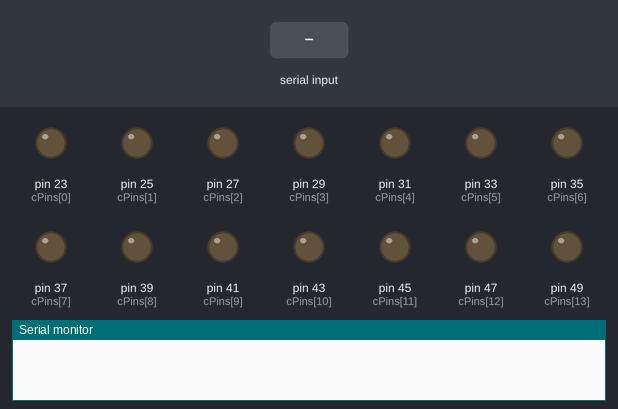
The sketch below on a simulated Arduino Mega 2560, built with avr-gcc and run on an emulated ATmega2560. On the bench: output pins drawn as LEDs (lit = HIGH), the last lines printed to the serial monitor. The test bench sets the inputs (shaded band).

Above: at 1.2 s.
1.3 s: "90,45\n" received over Serial
At 2.6 s:
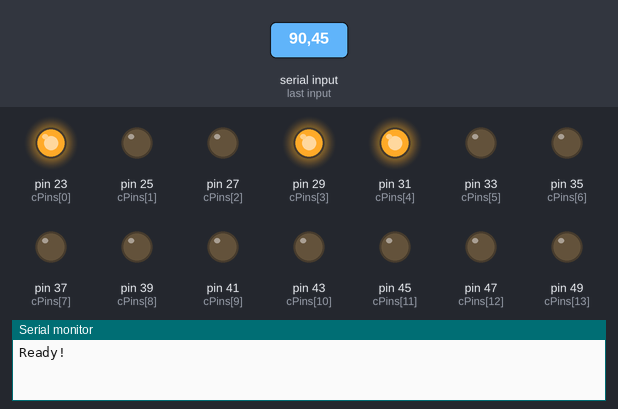
2.9 s: "5\n" received over Serial
At 3.8 s:
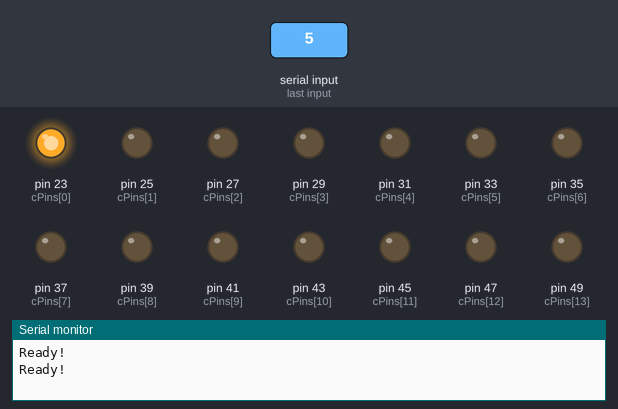
4.5 s: "30,150\n" received over Serial
At 5.0 s:
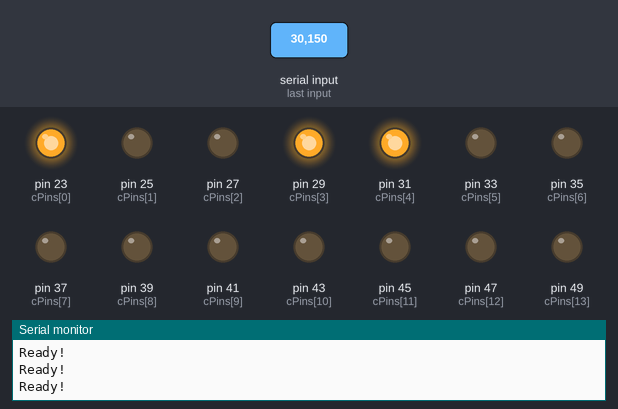
6.1 s: "90\n" received over Serial
At 7.5 s:
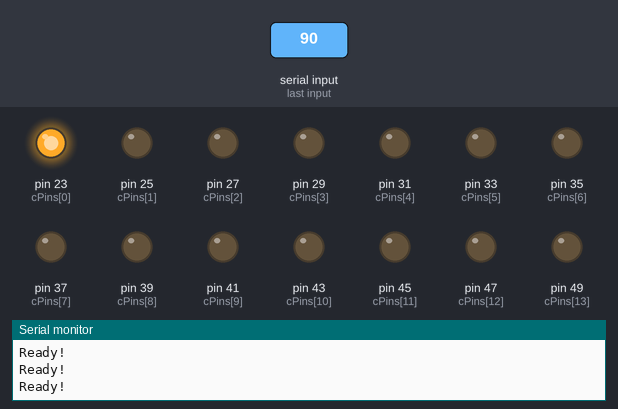
Timing chart, 0 to 8.7 s (numbered marks = the images above; inputs shaded):
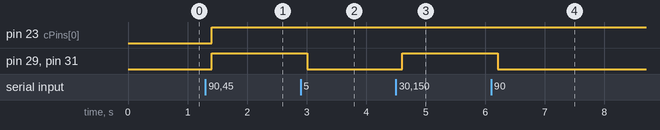

The sketch:

autotuning_arduino.ino
```cpp
// Code to control the autotuning circuit with python.
//  cPins[] = {S1, S2, S3, S4, S5, T1, T2, T3, T4, T5, M1, M2, M3, M4, M5, TTL}
int cPins[] = {23, 25, 27, 29, 31, 33, 35, 37, 39, 41, 43, 45, 47, 49, 51, 53};
int nPins = 16;

void setup() {
  // Start the Serial communication
  Serial.begin(115200);
  Serial.setTimeout(100);
  // Set the pins for tuning, matching and series capacitors
  for (int c=0; c<nPins; c++) {
    pinMode(cPins[c], OUTPUT);
  }
}

void loop() {
  // Wait until there are any data available into the serial port
  if (Serial.available()>0) {
    delay(10);
    String state = Serial.readString();
    for (int c=0; c<nPins; c++) {
      digitalWrite(cPins[c], String(state[c]).toInt());
    }
    Serial.write("Ready!\n");
  }

}
```

Measured:
- after the input at 1.3 s, pin 23 (cPins[0]), pin 29 (cPins[3]), pin 31 (cPins[4]): LOW → HIGH after 0.11 s
- after the input at 2.9 s, pin 29 (cPins[3]), pin 31 (cPins[4]): HIGH → LOW after 0.11 s
- after the input at 4.5 s, pin 29 (cPins[3]), pin 31 (cPins[4]): LOW → HIGH after 0.11 s
- after the input at 6.1 s, pin 29 (cPins[3]), pin 31 (cPins[4]): HIGH → LOW after 0.11 s
